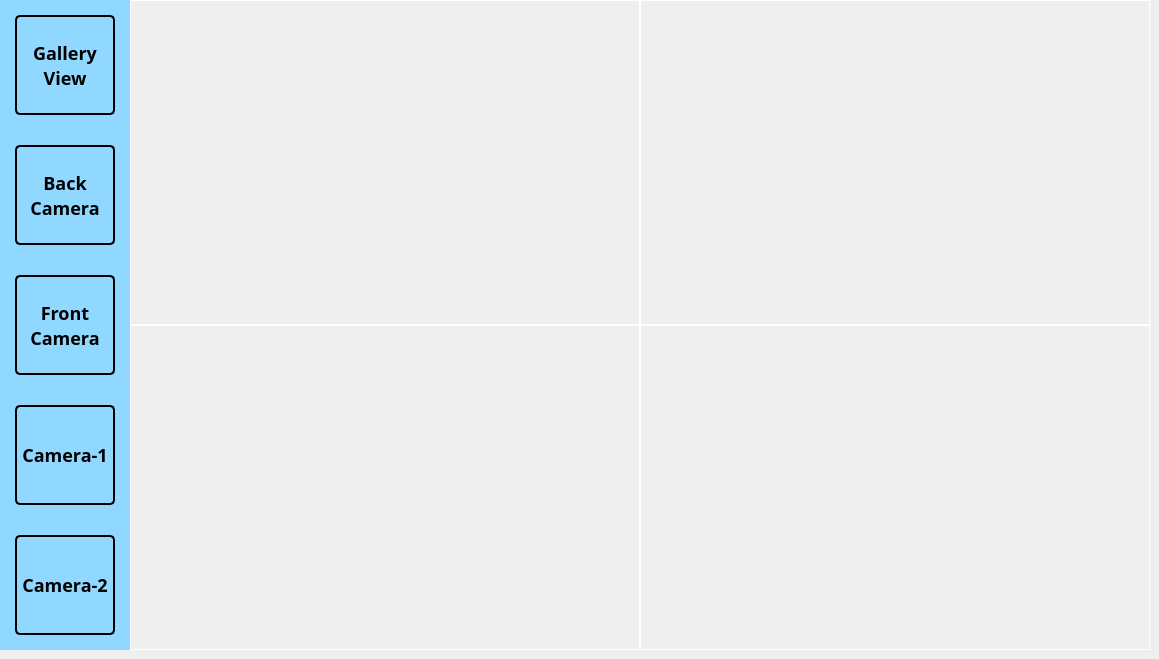
    <widget class="QWidget" name="CameraTab">
     <attribute name="icon">
      <iconset resource="source.qrc">
       <normaloff>:/NotificationPanel/icons/CameraTabIcon.png</normaloff>:/NotificationPanel/icons/CameraTabIcon.png</iconset>
     </attribute>
     <attribute name="title">
      <string/>
     </attribute>
     <widget class="QLabel" name="CameraMenuBox">
      <property name="geometry">
       <rect>
        <x>0</x>
        <y>0</y>
        <width>130</width>
        <height>650</height>
       </rect>
      </property>
      <property name="styleSheet">
       <string notr="true">background-color: rgb(144, 216, 255);</string>
      </property>
      <property name="text">
       <string/>
      </property>
     </widget>
     <widget class="QPushButton" name="GalleryViewButton">
      <property name="geometry">
       <rect>
        <x>15</x>
        <y>15</y>
        <width>100</width>
        <height>100</height>
       </rect>
      </property>
      <property name="styleSheet">
       <string notr="true">background-color: transparent;
color: rgb(0, 0, 0);
border: 2px solid rgb(0, 0, 0);
border-radius:5px;
font-family: Plus Jakarta Sans;
font-style: normal;
font-weight: 500;
font-size: 18px;
line-height: 18px;
text-align: center;
text-transform: capitalize;



  
</string>
      </property>
      <property name="text">
       <string>Gallery
View</string>
      </property>
     </widget>
     <widget class="QPushButton" name="BackCameraButton">
      <property name="geometry">
       <rect>
        <x>15</x>
        <y>145</y>
        <width>100</width>
        <height>100</height>
       </rect>
      </property>
      <property name="styleSheet">
       <string notr="true">background-color: transparent;
color: rgb(0, 0, 0);
border: 2px solid rgb(0, 0, 0);
border-radius:5px;
font-family: Plus Jakarta Sans;
font-style: normal;
font-weight: 500;
font-size: 18px;
line-height: 18px;
text-align: center;
text-transform: capitalize;</string>
      </property>
      <property name="text">
       <string>Back
Camera</string>
      </property>
     </widget>
     <widget class="QPushButton" name="FrontCameraButton">
      <property name="geometry">
       <rect>
        <x>15</x>
        <y>275</y>
        <width>100</width>
        <height>100</height>
       </rect>
      </property>
      <property name="styleSheet">
       <string notr="true">background-color: transparent;
color: rgb(0, 0, 0);
border: 2px solid rgb(0, 0, 0);
border-radius:5px;
font-family: Plus Jakarta Sans;
font-style: normal;
font-weight: 500;
font-size: 18px;
line-height: 18px;
text-align: center;
text-transform: capitalize;</string>
      </property>
      <property name="text">
       <string>Front
Camera</string>
      </property>
     </widget>
     <widget class="QPushButton" name="Camera1Button">
      <property name="geometry">
       <rect>
        <x>15</x>
        <y>405</y>
        <width>100</width>
        <height>100</height>
       </rect>
      </property>
      <property name="styleSheet">
       <string notr="true">background-color: transparent;
color: rgb(0, 0, 0);
border: 2px solid rgb(0, 0, 0);
border-radius:5px;
font-family: Plus Jakarta Sans;
font-style: normal;
font-weight: 500;
font-size: 18px;
line-height: 18px;
text-align: center;
text-transform: capitalize;</string>
      </property>
      <property name="text">
       <string>Camera-1</string>
      </property>
     </widget>
     <widget class="QPushButton" name="Camera2Button">
      <property name="geometry">
       <rect>
        <x>15</x>
        <y>535</y>
        <width>100</width>
        <height>100</height>
       </rect>
      </property>
      <property name="styleSheet">
       <string notr="true">background-color: transparent;
color: rgb(0, 0, 0);
border: 2px solid rgb(0, 0, 0);
border-radius:5px;
font-family: Plus Jakarta Sans;
font-style: normal;
font-weight: 500;
font-size: 18px;
line-height: 18px;
text-align: center;
text-transform: capitalize;</string>
      </property>
      <property name="text">
       <string>Camera-2</string>
      </property>
     </widget>
     <widget class="QLabel" name="BackCameraView">
      <property name="geometry">
       <rect>
        <x>130</x>
        <y>0</y>
        <width>510</width>
        <height>325</height>
       </rect>
      </property>
      <property name="styleSheet">
       <string notr="true">color: rgb(255, 255, 255);
border:1px solid rgb(255,255,255);</string>
      </property>
      <property name="text">
       <string/>
      </property>
      <property name="pixmap">
       <pixmap resource="source.qrc">:/NotificationPanel/icons/CameraBGIcon.png</pixmap>
      </property>
      <property name="alignment">
       <set>Qt::AlignCenter</set>
      </property>
     </widget>
     <widget class="QLabel" name="FrontCameraView">
      <property name="geometry">
       <rect>
        <x>640</x>
        <y>0</y>
        <width>510</width>
        <height>325</height>
       </rect>
      </property>
      <property name="styleSheet">
       <string notr="true">color: rgb(255, 255, 255);
border:1px solid rgb(255,255,255);</string>
      </property>
      <property name="text">
       <string/>
      </property>
      <property name="pixmap">
       <pixmap resource="source.qrc">:/NotificationPanel/icons/CameraBGIcon.png</pixmap>
      </property>
      <property name="alignment">
       <set>Qt::AlignCenter</set>
      </property>
     </widget>
     <widget class="QLabel" name="Camera1View">
      <property name="geometry">
       <rect>
        <x>640</x>
        <y>325</y>
        <width>510</width>
        <height>325</height>
       </rect>
      </property>
      <property name="styleSheet">
       <string notr="true">color: rgb(255, 255, 255);
border:1px solid rgb(255,255,255);</string>
      </property>
      <property name="text">
       <string/>
      </property>
      <property name="pixmap">
       <pixmap resource="source.qrc">:/NotificationPanel/icons/CameraBGIcon.png</pixmap>
      </property>
      <property name="alignment">
       <set>Qt::AlignCenter</set>
      </property>
     </widget>
     <widget class="QLabel" name="Camera2View">
      <property name="geometry">
       <rect>
        <x>130</x>
        <y>325</y>
        <width>510</width>
        <height>325</height>
       </rect>
      </property>
      <property name="styleSheet">
       <string notr="true">color: rgb(255, 255, 255);
border:1px solid rgb(255,255,255);</string>
      </property>
      <property name="text">
       <string/>
      </property>
      <property name="pixmap">
       <pixmap resource="source.qrc">:/NotificationPanel/icons/CameraBGIcon.png</pixmap>
      </property>
      <property name="alignment">
       <set>Qt::AlignCenter</set>
      </property>
     </widget>
    </widget>
